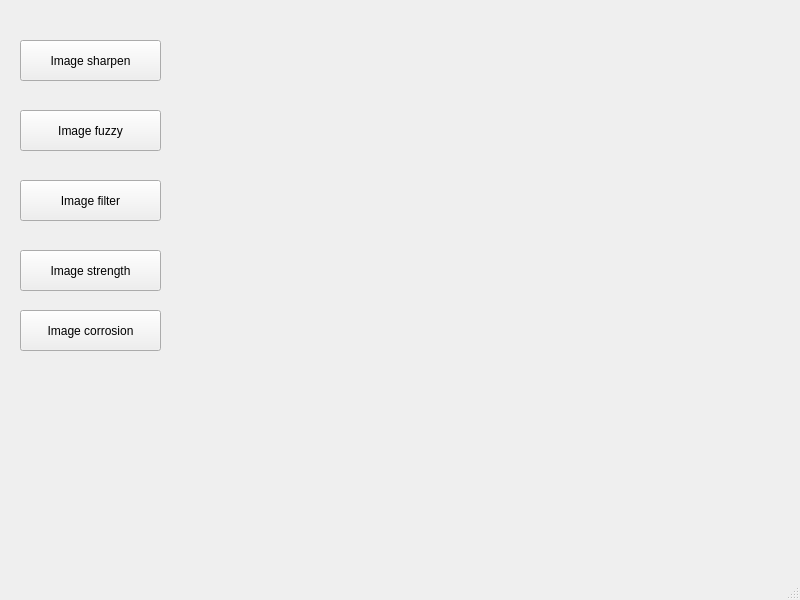
<?xml version="1.0" encoding="UTF-8"?>
<ui version="4.0">
 <class>MainWindow</class>
 <widget class="QMainWindow" name="MainWindow">
  <property name="geometry">
   <rect>
    <x>0</x>
    <y>0</y>
    <width>800</width>
    <height>600</height>
   </rect>
  </property>
  <property name="windowTitle">
   <string>MainWindow</string>
  </property>
  <widget class="QWidget" name="centralwidget">
   <widget class="QPushButton" name="PbImageFuzzy">
    <property name="geometry">
     <rect>
      <x>20</x>
      <y>110</y>
      <width>141</width>
      <height>41</height>
     </rect>
    </property>
    <property name="text">
     <string>Image fuzzy</string>
    </property>
   </widget>
   <widget class="QPushButton" name="pushButton_2">
    <property name="geometry">
     <rect>
      <x>20</x>
      <y>180</y>
      <width>141</width>
      <height>41</height>
     </rect>
    </property>
    <property name="text">
     <string>Image filter</string>
    </property>
   </widget>
   <widget class="QPushButton" name="PbImageStrength">
    <property name="geometry">
     <rect>
      <x>20</x>
      <y>250</y>
      <width>141</width>
      <height>41</height>
     </rect>
    </property>
    <property name="text">
     <string>Image strength</string>
    </property>
   </widget>
   <widget class="QPushButton" name="pushButton_4">
    <property name="geometry">
     <rect>
      <x>20</x>
      <y>310</y>
      <width>141</width>
      <height>41</height>
     </rect>
    </property>
    <property name="text">
     <string>Image corrosion</string>
    </property>
   </widget>
   <widget class="QPushButton" name="pushButton_5">
    <property name="geometry">
     <rect>
      <x>20</x>
      <y>40</y>
      <width>141</width>
      <height>41</height>
     </rect>
    </property>
    <property name="text">
     <string>Image sharpen</string>
    </property>
   </widget>
  </widget>
  <widget class="QMenuBar" name="menubar">
   <property name="geometry">
    <rect>
     <x>0</x>
     <y>0</y>
     <width>800</width>
     <height>31</height>
    </rect>
   </property>
  </widget>
  <widget class="QStatusBar" name="statusbar"/>
 </widget>
 <resources/>
 <connections/>
</ui>
